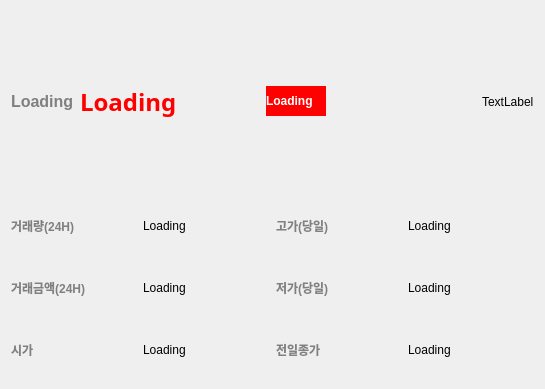
<?xml version="1.0" encoding="UTF-8"?>
<ui version="4.0">
 <class>Form</class>
 <widget class="QWidget" name="Form">
  <property name="geometry">
   <rect>
    <x>0</x>
    <y>0</y>
    <width>545</width>
    <height>389</height>
   </rect>
  </property>
  <property name="windowTitle">
   <string>Form</string>
  </property>
  <layout class="QVBoxLayout" name="verticalLayout">
   <item>
    <layout class="QHBoxLayout" name="horizontalLayout">
     <item>
      <widget class="QLabel" name="label_15">
       <property name="font">
        <font>
         <pointsize>12</pointsize>
         <weight>75</weight>
         <bold>true</bold>
        </font>
       </property>
       <property name="styleSheet">
        <string notr="true">color:gray</string>
       </property>
       <property name="text">
        <string>Loading</string>
       </property>
      </widget>
     </item>
     <item>
      <widget class="QLabel" name="label_1">
       <property name="minimumSize">
        <size>
         <width>180</width>
         <height>0</height>
        </size>
       </property>
       <property name="font">
        <font>
         <family>나눔스퀘어 Bold</family>
         <pointsize>18</pointsize>
         <weight>75</weight>
         <bold>true</bold>
        </font>
       </property>
       <property name="styleSheet">
        <string notr="true">color:red;</string>
       </property>
       <property name="text">
        <string>Loading</string>
       </property>
      </widget>
     </item>
     <item>
      <widget class="QLabel" name="label_2">
       <property name="minimumSize">
        <size>
         <width>60</width>
         <height>30</height>
        </size>
       </property>
       <property name="maximumSize">
        <size>
         <width>60</width>
         <height>30</height>
        </size>
       </property>
       <property name="font">
        <font>
         <weight>75</weight>
         <bold>true</bold>
        </font>
       </property>
       <property name="styleSheet">
        <string notr="true">background-color:red;color:white</string>
       </property>
       <property name="text">
        <string>Loading</string>
       </property>
      </widget>
     </item>
     <item>
      <spacer name="horizontalSpacer">
       <property name="orientation">
        <enum>Qt::Horizontal</enum>
       </property>
       <property name="sizeHint" stdset="0">
        <size>
         <width>40</width>
         <height>20</height>
        </size>
       </property>
      </spacer>
     </item>
     <item>
      <widget class="QLabel" name="rank_label">
       <property name="text">
        <string>TextLabel</string>
       </property>
      </widget>
     </item>
    </layout>
   </item>
   <item>
    <layout class="QGridLayout" name="gridLayout">
     <item row="1" column="1">
      <widget class="QLabel" name="label_8">
       <property name="text">
        <string>Loading</string>
       </property>
      </widget>
     </item>
     <item row="0" column="2">
      <widget class="QLabel" name="label_5">
       <property name="font">
        <font>
         <weight>75</weight>
         <bold>true</bold>
        </font>
       </property>
       <property name="styleSheet">
        <string notr="true">color:gray</string>
       </property>
       <property name="text">
        <string>고가(당일)</string>
       </property>
      </widget>
     </item>
     <item row="1" column="2">
      <widget class="QLabel" name="label_9">
       <property name="font">
        <font>
         <weight>75</weight>
         <bold>true</bold>
        </font>
       </property>
       <property name="styleSheet">
        <string notr="true">color:gray</string>
       </property>
       <property name="text">
        <string>저가(당일)</string>
       </property>
      </widget>
     </item>
     <item row="2" column="1">
      <widget class="QLabel" name="label_12">
       <property name="text">
        <string>Loading</string>
       </property>
      </widget>
     </item>
     <item row="2" column="2">
      <widget class="QLabel" name="label_13">
       <property name="font">
        <font>
         <weight>75</weight>
         <bold>true</bold>
        </font>
       </property>
       <property name="styleSheet">
        <string notr="true">color:gray</string>
       </property>
       <property name="text">
        <string>전일종가</string>
       </property>
      </widget>
     </item>
     <item row="1" column="3">
      <widget class="QLabel" name="label_10">
       <property name="text">
        <string>Loading</string>
       </property>
      </widget>
     </item>
     <item row="0" column="0">
      <widget class="QLabel" name="label_3">
       <property name="font">
        <font>
         <weight>75</weight>
         <bold>true</bold>
        </font>
       </property>
       <property name="styleSheet">
        <string notr="true">color:gray</string>
       </property>
       <property name="text">
        <string>거래량(24H)</string>
       </property>
      </widget>
     </item>
     <item row="0" column="1">
      <widget class="QLabel" name="label_4">
       <property name="text">
        <string>Loading</string>
       </property>
      </widget>
     </item>
     <item row="2" column="3">
      <widget class="QLabel" name="label_14">
       <property name="text">
        <string>Loading</string>
       </property>
      </widget>
     </item>
     <item row="0" column="3">
      <widget class="QLabel" name="label_6">
       <property name="text">
        <string>Loading</string>
       </property>
      </widget>
     </item>
     <item row="1" column="0">
      <widget class="QLabel" name="label_7">
       <property name="font">
        <font>
         <weight>75</weight>
         <bold>true</bold>
        </font>
       </property>
       <property name="styleSheet">
        <string notr="true">color:gray</string>
       </property>
       <property name="text">
        <string>거래금액(24H)</string>
       </property>
      </widget>
     </item>
     <item row="2" column="0">
      <widget class="QLabel" name="label_11">
       <property name="font">
        <font>
         <weight>75</weight>
         <bold>true</bold>
        </font>
       </property>
       <property name="styleSheet">
        <string notr="true">color:gray</string>
       </property>
       <property name="text">
        <string>시가</string>
       </property>
      </widget>
     </item>
    </layout>
   </item>
  </layout>
 </widget>
 <resources/>
 <connections/>
</ui>
